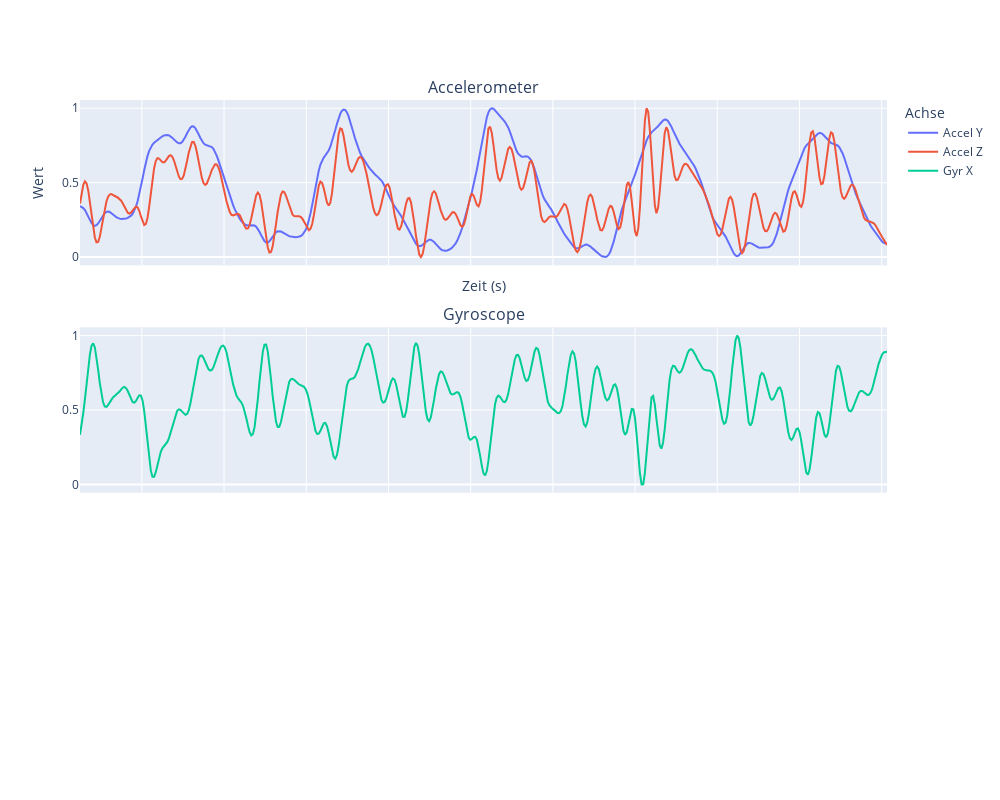

Here is the notebook cell this chart was saved with:
### Code cell
plot_df(normalized_df_j)

### Figure 1 — Plotly figure (JSON) as saved in the notebook; plotly's stock layout.template omitted (floating-point values rounded to 4 significant figures; data arrays with more than 128 entries replaced by an {"elided": "..."} marker saying what was removed)
{"data": [{"name": "Accel Y", "type": "scatter", "x": {"elided": "491 float values"}, "y": {"elided": "491 float values"}}, {"name": "Accel Z", "type": "scatter", "x": {"elided": "491 float values"}, "y": {"elided": "491 float values"}}, {"marker": {"size": 4}, "name": "Gyr X", "type": "scatter", "x": {"elided": "491 float values"}, "xaxis": "x2", "y": {"elided": "491 float values"}, "yaxis": "y2"}], "layout": {"annotations": [{"font": {"size": 16}, "showarrow": false, "text": "Accelerometer", "x": 0.5, "xanchor": "center", "xref": "paper", "y": 1, "yanchor": "bottom", "yref": "paper"}, {"font": {"size": 16}, "showarrow": false, "text": "Gyroscope", "x": 0.5, "xanchor": "center", "xref": "paper", "y": 0.6333, "yanchor": "bottom", "yref": "paper"}], "height": 800, "legend": {"title": {"text": "Achse"}}, "width": 1000, "xaxis": {"anchor": "y", "domain": [0, 1], "matches": "x3", "showticklabels": false, "title": {"text": "Zeit (s)"}}, "xaxis2": {"anchor": "y2", "domain": [0, 1], "matches": "x3", "showticklabels": false}, "xaxis3": {"anchor": "y3", "domain": [0, 1]}, "yaxis": {"anchor": "x", "domain": [0.7333, 1], "title": {"text": "Wert"}}, "yaxis2": {"anchor": "x2", "domain": [0.3667, 0.6333]}, "yaxis3": {"anchor": "x3", "domain": [0, 0.2667]}}}
